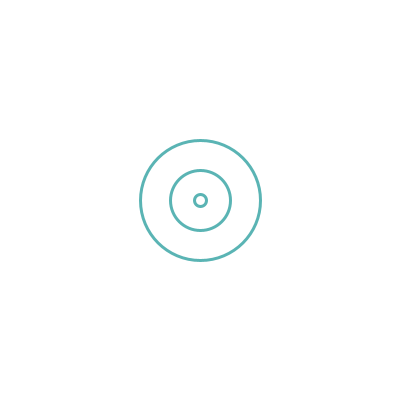
Frame 1 (no input)
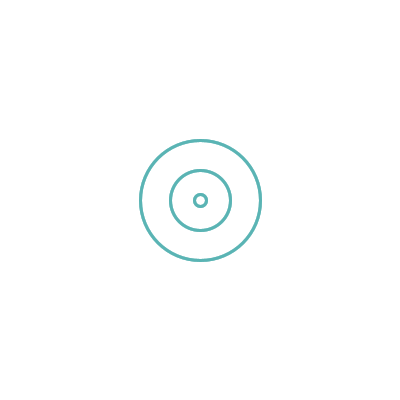
Frame 60 (the mouse pressed at the canvas centre just before this capture)
Frame 120 (the mouse held since frame 60 and released just before this capture): identical to frame 60, image omitted

The Processing sketch that drew these frames (run headless with seeded random() and noise(); from frame 60 on, the mouse is pressed at the canvas centre):

// Processing sketch: processing_109403
// ── processing_109403.pde

//Lauren Hartman
//lmhartma@andrew.cmu.edu
//Ã�Â© Lauren Hartman, September 2013

float x, y, wd, ht;

void setup ()
{
  size (400, 400);
  smooth ();
  background (255,255,255);
  x = width* .5;
  y = height* .5;
  wd = width* .30;
  ht = height* .30;
  frameRate (8);
}

void draw ()
{
  smooth ();
  noStroke();
  fill ( 255, 255, 255, 100);
  rect (0, 0, width, height);
  
  stroke ( 90, 180, 180);
  strokeWeight(3);
  noFill();
  ellipse (x, y, wd, ht);
  
  stroke (90, 180, 180);
  strokeWeight(3);
  noFill();
  ellipse (x+.5, y+.5, wd*.50, ht*.50);
  
  stroke (90, 180, 180);
  strokeWeight(3);
  noFill();
  ellipse (x+.5, y+.5, wd*.1, ht*.10);
}

void mousePressed()
{
  stroke (90, 180, 180);
  strokeWeight(16);
  noFill();
  ellipse (x, y, wd, ht);
}
void keyPressed()
{

  if ( key == CODED )
  {
    if ( keyCode == UP )
    {
      y = y - 8;
    }
    else if (keyCode == DOWN )
    {
      y = y + 8;
    }
    else if (keyCode == RIGHT )
    {
      x = x + 8;
    }
    else if (keyCode == LEFT)
    {
      x = x - 8;
    }
  }
}
void mouseReleased ()
{
  wd=random (5, 200);
  ht=wd;
}
